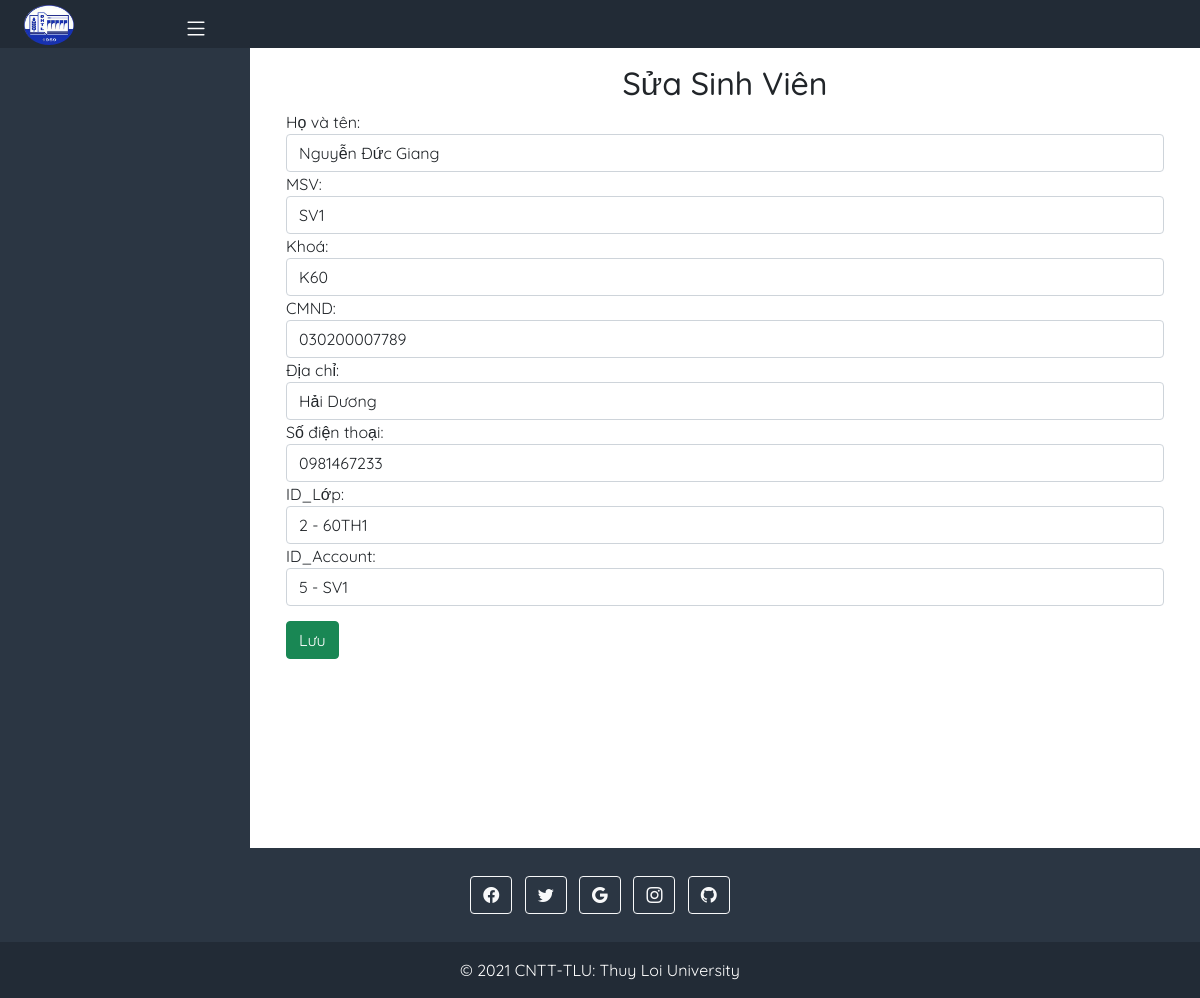
The page /DangKyHoc/Admin/QuanlySinhVien/add.php?id=44 on the database its author committed.
### tables this page shows
CREATE TABLE `Sinhvien` (
  `id` int(11) NOT NULL,
  `Hovaten` varchar(255) NOT NULL,
  `MSV` varchar(255) NOT NULL,
  `Doituong` varchar(255) NOT NULL,
  `CMND` varchar(255) NOT NULL,
  `Diachi` varchar(255) NOT NULL,
  `Sodienthoai` varchar(50) NOT NULL,
  `id_lop` int(11) NOT NULL,
  `id_acc` int(11) NOT NULL
);

### DangKyHoc/Db/dbhelper.php (called while the page is built, shortened)
<?php
function executeResult($sql) {
	$con = mysqli_connect('localhost', 'root','', 'Dangkyhoc');
	$result = mysqli_query($con, $sql);
	$data   = [];
	while ($row = mysqli_fetch_array($result, 1)) {
		$data[] = $row;
	}
	return $data;
}
function executeSingleResult($sql) {
	$con = mysqli_connect('localhost', 'root','', 'Dangkyhoc');
	$result = mysqli_query($con, $sql);
	$row    = mysqli_fetch_array($result, 1);
	return $row;
}

### DangKyHoc/Admin/QuanlySinhVien/add.php (the view, shortened to what this page needs)
<?php
    require_once('../../Db/dbhelper.php');
    $id=$Hovaten=$MSV=$CMND=$Diachi=$Sodienthoai=$id_lop=$id_acc=$Doituong='';
    if (isset($_GET['id'])) {
        $id       = $_GET['id'];
        $sql      = 'select * from Sinhvien where id= '.$id;
        $chitiet = executeSingleResult($sql);
        if ($chitiet != null) {
            $Hovaten     = $chitiet['Hovaten'];
            $MSV         = $chitiet['MSV'];
            $Doituong    = $chitiet['Doituong'];
            $CMND        = $chitiet['CMND'];
            $Diachi      = $chitiet['Diachi'];
            $Sodienthoai = $chitiet['Sodienthoai'];
            $id_lop      = $chitiet['id_lop'];
            $id_acc      = $chitiet['id_acc'];
        }
    }
?>
<!DOCTYPE html>
<html lang="en">
    <head>
        <link href="https://cdn.jsdelivr.net/npm/bootstrap@5.1.2/dist/css/bootstrap.min.css" rel="stylesheet">
        <link rel="stylesheet" href="https://cdn.jsdelivr.net/npm/bootstrap-icons@1.6.1/font/bootstrap-icons.css">
        <link rel="stylesheet" href="../../Assets/Css/main.css">
    </head>
    <body>
        <div class="top-side " style="background-color: #2b3643;">
            <div class="frame-top" style="background-color: rgba(0, 0, 0, 0.2);">
                <div class="row  align-items-center page-header justify-content-between">
                    <div class="col-md-6 col-6 col-sm-6">
                        <div class=" d-flex  header-logo">
                            <div class="logo col-md-2 col-2 col-sm-2 text-center">
                                <a href="../index.php">
                                    <img src="../../Assets/Image/logo-small.png" alt="logo" class="img-logo">
                                </a>
                            </div>
                            <div class="menu-toggle col-md-4 col-4 col-sm-4 text-center">
                                <i class="bi bi-list icon-toggle" id="show" ></i>
                            </div>
                        </div>
                    </div>
                </div>
            </div>
        </div>
        <div class="container-fluid">
            <div class="row flex-nowrap">
                <div class="col-auto col-md-3 col-xl-2 px-sm-2 px-0 sidebar" style="background-color: #2b3643;">
                    <div class="d-flex flex-column align-items-center align-items-sm-start px-3 pt-2 text-white min-vh-100">
                    </div>
                </div>
                <div class="col py-3">
                    <div class="container">
                        <div class="panel panel-primary">
                            <div class="panel-heading">
                                <?php if(isset($_GET['id'])) {?>
                                    <h2 class="text-center">Sửa Sinh Viên</h2>
                                <?php }else {?>
                                    <h2 class="text-center">Thêm Sinh Viên</h2>
                                <?php } ?>
                            </div>
                            <div class="panel-body">
                                <form method="post">
                                    <div class="form-group">
                                        <label for="name">Họ và tên:</label>
                                        <input required="true" type="text" class="form-control" id="Hovaten" name="Hovaten" value="<?=$Hovaten?>">
                                    </div>
                                    <div class="form-group">
                                        <label for="name">MSV:</label>
                                        <select class="form-control" name="MSV" id="MSV">
                                            <?php
                                                $sql1  ='select * from Account where roles="Sinh viên"';
                                                $List_msv = executeResult($sql1);
                                                foreach( $List_msv as $item1){
                                                    if($item1['username']== $MSV){
                                                        echo'<option selected value="'.$item1['username'].'">'.$item1['username'].'</option>';
                                                    }
                                                    else{
                                                        echo'<option value="'.$item1['username'].'">'.$item1['username'].'</option>';
                                                    }
                                                }
                                            ?>
                                        </select>
                                    </div>
                                    <div class="form-group">
                                        <label for="name">Khoá:</label>
                                        <select class="form-control" name="Doituong" id="Doituong">
                                            <?php
                                                echo'<option selected value="<?=$Doituong?>">'.$Doituong.'</option>;
                                                <option>K60</option>;
                                                <option>K61</option>;
                                                <option>K62</option>;
                                                <option>K63</option>;'
                                            ?>
                                        </select>
                                    </div>
                                    <div class="form-group">
                                        <label for="name">CMND:</label>
                                        <input required="true" type="text" class="form-control" id="CMND" name="CMND" value="<?=$CMND?>">
                                    </div>
                                    <div class="form-group">
                                    <label for="name">Địa chỉ:</label>
                                        <input required="true" type="text" class="form-control" id="Diachi" name="Diachi" value="<?=$Diachi?>">
                                    </div>
                                    <div class="form-group">
                                    <label for="name">Số điện thoại:</label>
                                        <input required="true" type="text" class="form-control" id="Sodienthoai" name="Sodienthoai" value="<?=$Sodienthoai?>">
                                    </div>
                                    <div class="form-group">
                                        <label for="name">ID_Lớp:</label>
                                        <select class="form-control" name="id_lop" id="id_lop">
                                            <?php
                                                $sql1  ='select * from Lop';
                                                $List_lop = executeResult($sql1);
                                                foreach( $List_lop as $item1){
                                                    if($item1['id']==$id_lop){
                                                        echo'<option selected value="'.$item1['id'].'">'.$item1['id'].' - '.$item1['Tenlop'].'</option>';
                                                    }
                                                    else{
                                                        echo'<option value="'.$item1['id'].'">'.$item1['id'].' - '.$item1['Tenlop'].'</option>';
                                                    }
                                                }
                                            ?>
                                        </select>
                                    </div>
                                    <div class="form-group">
                                        <label for="name">ID_Account:</label>
                                        <select class="form-control" name="id_acc" id="id_acc">
                                            <?php
                                                $sql1  ='select * from Account where roles ="Sinh viên"';
                                                $List_idsv = executeResult($sql1);
                                                foreach( $List_idsv as $item1){
                                                    if($item1['id']==$id_acc){
                                                        echo'<option selected value="'.$item1['id'].'">'.$item1['id'].' - '.$item1['username'].'</option>';
                                                    }
                                                    else{
                                                        echo'<option value="'.$item1['id'].'">'.$item1['id'].' - '.$item1['username'].'</option>';
                                                    }
                                                }
                                            ?>
                                        </select>
                                    </div>
                                    <button class="btn btn-success" style="margin-top: 15px;">Lưu</button>
                                </form>
                            </div>
                        </div>
                    </div>
                </div>
            </div>
        </div>
    </body>
    <footer class="text-center text-white" style="background-color: #2b3643;">
        <div class="container p-4 pb-0">
          <section class="mb-4">
            <a class="btn btn-outline-light btn-floating m-1" href="#!" role="button"><i class="bi bi-facebook"></i></a>
            <a class="btn btn-outline-light btn-floating m-1" href="#!" role="button"><i class="bi bi-twitter"></i></a>
            <a class="btn btn-outline-light btn-floating m-1" href="#!" role="button"><i class="bi bi-google"></i></a>
            <a class="btn btn-outline-light btn-floating m-1" href="#!" role="button"><i class="bi bi-instagram"></i></a>
            <a class="btn btn-outline-light btn-floating m-1" href="#!" role="button"><i class="bi bi-github"></i></a>
          </section>
        </div>
        <div class="text-center p-3" style="background-color: rgba(0, 0, 0, 0.2);">
            © 2021 CNTT-TLU:
            <a class="text-white" href="#">Thuy Loi University</a>
        </div>
    </footer>
</html>

### DangKyHoc/Assets/Css/main.css (style rules this page uses)
:root { --background-headsidebar:#2b3643; --text-color:#b4bcc8; }
body { font-family: 'Quicksand', sans-serif; }
.header-logo .logo .img-logo { width: 50px; height: 40px; margin-top: 5px; }
.menu-toggle { padding-top:10px; }
.icon-toggle { color: white; font-size: 25px; }
.sidebar { width: 250px; }
.news ul,a { text-decoration: none; list-style-type: none; }

### rows shown on the page
sinhvien: Hovaten "Nguyễn Đức Giang", Doituong "K60", CMND "030200007789", Diachi "Hải Dương", Sodienthoai "0981467233"

### other values the page prints
form field MSV "SV1"
form field id_lop "2 - 60TH1"
form field id_acc "5 - SV1"
